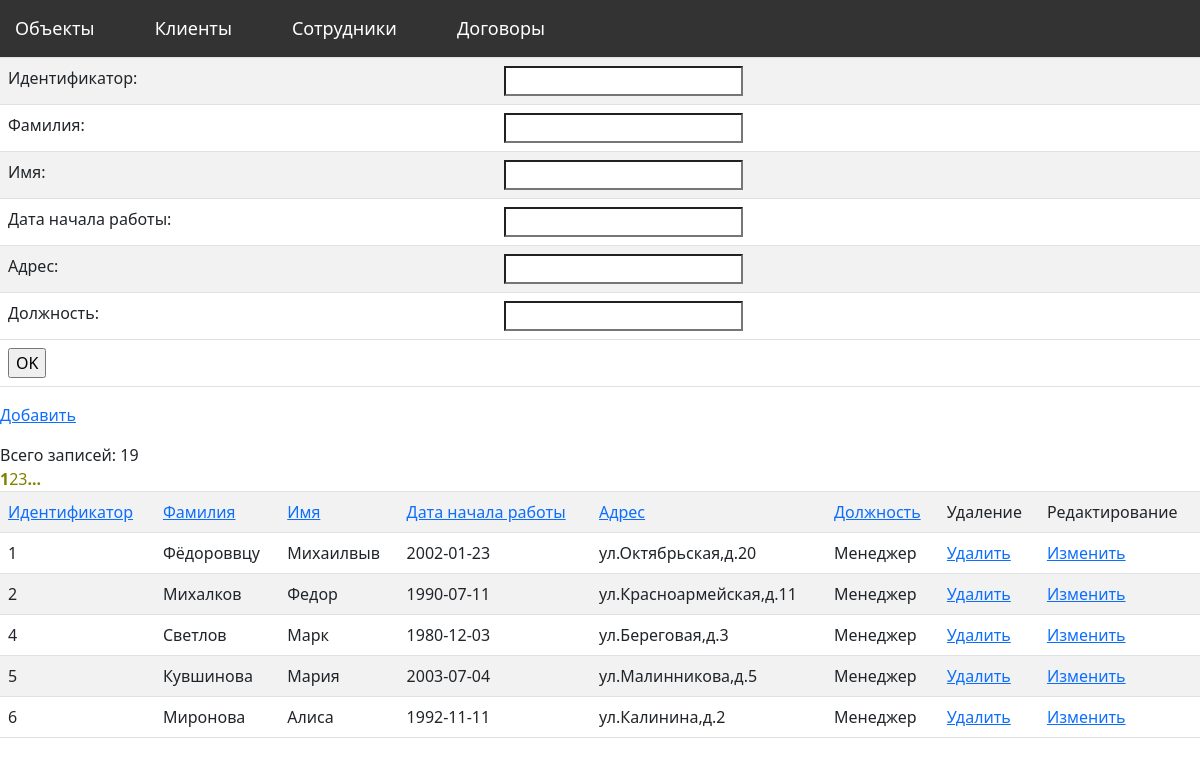
The app's page /sotrudnic.php with its own data.
### tables this page shows
CREATE TABLE `sotrudnic` (
  `IDSOTR` int(11) NOT NULL DEFAULT '0',
  `FAMSOTR` char(15) DEFAULT NULL,
  `NAMESOTR` char(10) DEFAULT NULL,
  `DATASOTR` date DEFAULT NULL,
  `ADSOTR` char(30) DEFAULT NULL,
  `DOLSOTR` char(15) DEFAULT NULL,
  PRIMARY KEY (`IDSOTR`)
);

### sotrudnic.php (the view, shortened to what this page needs)
<!doctype html>
<html lang="ru">
<head>
   <link rel="stylesheet" type="text/css" media="screen" href="css/style1.css">
   <link rel="stylesheet" type="text/css" media="screen" href="css/style.css">
   <link href="/css/bootstrap.min.css" rel="stylesheet" type="text/css"/>
</head>
<body>
		<div id="navbar">
			<div class="menu">
				<ul class="nav">
				  <li><a class="link" href="index.php">Объекты</a></li>
					<li><a class="link" href="client.php">Клиенты</a></li>
					<li><a class="link" href="sotrudnic.php">Сотрудники</a></li>
					<li><a class="link" href="dogovor.php">Договоры</a></li>
				</ul>
			</div>
		</div>
  <?php
	$link = new mysqli('localhost', 'root', 'root', 'nedv');
  ?>
  <form action="" method="post">
    <table class="table table-striped table-condensed table-bordered table-rounded">
  <tr>
        <td>Идентификатор:</td>
        <td><input type="text" name="IDSOTR" value="<?= isset($_GET['red_id']) ? $product['IDSOTR'] : ''; ?>"></td>
      </tr>
      <tr>
        <td>Фамилия:</td>
        <td><input type="text" name="FAMSOTR" value="<?= isset($_GET['red_id']) ? $product['FAMSOTR'] : ''; ?>"></td>
      </tr>
      <tr>
        <td>Имя:</td>
        <td><input type="text" name="NAMESOTR" value="<?= isset($_GET['red_id']) ? $product['NAMESOTR'] : ''; ?>"> </td>
      </tr>
    <tr>
        <td>Дата начала работы:</td>
        <td><input type="text" name="DATASOTR" value="<?= isset($_GET['red_id']) ? $product['DATASOTR'] : ''; ?>"> </td>
      </tr>
    <tr>
        <td>Адрес:</td>
        <td><input type="text" name="ADSOTR" value="<?= isset($_GET['red_id']) ? $product['ADSOTR'] : ''; ?>"> </td>
      </tr>
    <tr>
        <td>Должность:</td>
        <td><input type="text" name="DOLSOTR" value="<?= isset($_GET['red_id']) ? $product['DOLSOTR'] : ''; ?>"> </td>
      </tr>
      <tr>
      <tr>
        <td colspan="2"><input type="submit" value="OK"></td>
      </tr>
    </table>
  </form>
   <p><a href="?add=new">Добавить</a></p>
  <table class="table table-striped table-condensed table-bordered table-rounded">
    <tbody>
    <?php
    if (isset($_GET['page'])){
        $page = $_GET['page'];
    }
    else $page = 1;
    $kol = 5;
    $art = ($page * $kol) - $kol;
   if (isset($_GET['up_id'])) {
      $sql = $link->query("SELECT * FROM `sotrudnic` ORDER BY {$_GET['up_id']} LIMIT $art,$kol", $db);
    }else{
     $sql = $link->query("SELECT * FROM `sotrudnic` LIMIT $art,$kol", $db);
    }
     echo '<tr>' .
             "<td><a href='?up_id=`IDSOTR`'>Идентификатор</a></td>" .
             "<td><a href='?up_id=`FAMSOTR`'>Фамилия</a></td>" .
             "<td><a href='?up_id=`NAMESOTR`'>Имя</a></td>" .
			       "<td><a href='?up_id=`DATASOTR`'>Дата начала работы</a></td>" .
             "<td><a href='?up_id=`ADSOTR`'>Адрес</a></td>" .
			       "<td><a href='?up_id=`DOLSOTR`'>Должность</a></td>" .
			       "<td>Удаление</td>" .
             "<td>Редактирование</td>" .
             '</tr>';
   while ($result = mysqli_fetch_array($sql)) {
        echo '<tr>' .
             "<td>{$result['IDSOTR']}</td>" .
             "<td>{$result['FAMSOTR']}</td>" .
             "<td>{$result['NAMESOTR']}</td>" .
       "<td>{$result['DATASOTR']}</td>" .
             "<td>{$result['ADSOTR']}</td>" .
        "<td>{$result['DOLSOTR']}</td>" .
             "<td><a href='?del_id={$result['IDSOTR']}'>Удалить</a></td>" .
             "<td><a href='?red_id={$result['IDSOTR']}'>Изменить</a></td>" .
             '</tr>';
      }
      require_once('universal_link_bar.php');
    ?>
	</tbody>
  </table>
</body>
</html>

### css/style1.css (style rules this page uses)
body { margin: 0; padding: 0; font-family: 'Ubuntu', sans-serif; }
#navbar { background-color: #333; width: 100%; transition: top 0.3s; }
#navbar a { float: left; display: block; color: white; text-align: center; padding: 15px; text-decoration: none; }
.menu { display: flex; }
.nav { display: flex; list-style: none; }
.nav li a { color: #000000; text-decoration: none; margin: 0 30px 0 0; font-size: 18px; }
.link { transition: .3s; }

### css/style.css (style rules this page uses)
html { width:100%; }
* { -webkit-text-size-adjust:none; }
body { font:12px/21px Arial, Helvetica, sans-serif; color:#616061; position:relative; min-width:960px; height:100%; min-height:100%; background: none repeat scroll 0 0 #FAFAFA; }
html, body { height:100%; }
a { text-decoration:none; color: #616061; outline:none; transition:0.5s ease; -o-transition:0.5s ease; -webkit-transition:0.5s ease; }
p { margin-bottom:18px; }
ul { padding:0; margin:0; list-style:none; }

### css/elements.css (style rules this page uses)
.button-red:active, .button-brown:active, .button-green:active, .button-blue:active, .button-pink:active, .button-white:active, .button-black:active, { background: #000; }

### records on screen
sotrudnic: IDSOTR "1", FAMSOTR "Фёдороввцу", NAMESOTR "Михаилвыв", DATASOTR "2002-01-23", ADSOTR "ул.Октябрьская,д.20", DOLSOTR "Менеджер"
sotrudnic: IDSOTR "2", FAMSOTR "Михалков", NAMESOTR "Федор", DATASOTR "1990-07-11", ADSOTR "ул.Красноармейская,д.11", DOLSOTR "Менеджер"
sotrudnic: IDSOTR "4", FAMSOTR "Светлов", NAMESOTR "Марк", DATASOTR "1980-12-03", ADSOTR "ул.Береговая,д.3", DOLSOTR "Менеджер"
sotrudnic: IDSOTR "5", FAMSOTR "Кувшинова", NAMESOTR "Мария", DATASOTR "2003-07-04", ADSOTR "ул.Малинникова,д.5", DOLSOTR "Менеджер"
sotrudnic: IDSOTR "6", FAMSOTR "Миронова", NAMESOTR "Алиса", DATASOTR "1992-11-11", ADSOTR "ул.Калинина,д.2", DOLSOTR "Менеджер"

### other values on screen
$i "1"
$i "2"
$i "3"
